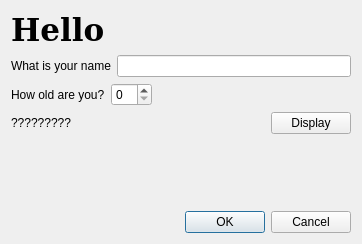
<?xml version="1.0" encoding="UTF-8"?>
<ui version="4.0">
 <class>Dialog</class>
 <widget class="QDialog" name="Dialog">
  <property name="geometry">
   <rect>
    <x>0</x>
    <y>0</y>
    <width>362</width>
    <height>244</height>
   </rect>
  </property>
  <property name="windowTitle">
   <string>Dialog</string>
  </property>
  <property name="toolTip">
   <string extracomment="2344555">&lt;!DOCTYPE HTML PUBLIC &quot;-//W3C//DTD HTML 4.0//EN&quot; &quot;http://www.w3.org/TR/REC-html40/strict.dtd&quot;&gt;
&lt;html&gt;&lt;head&gt;&lt;meta name=&quot;qrichtext&quot; content=&quot;1&quot; /&gt;&lt;style type=&quot;text/css&quot;&gt;
p, li { white-space: pre-wrap; }
&lt;/style&gt;&lt;/head&gt;&lt;body style=&quot; font-family:'Sans'; font-size:10pt; font-weight:400; font-style:normal;&quot;&gt;
&lt;p style=&quot; margin-top:0px; margin-bottom:0px; margin-left:0px; margin-right:0px; -qt-block-indent:0; text-indent:0px;&quot;&gt;hello is &lt;span style=&quot; font-weight:600;&quot;&gt;hello&lt;/span&gt;&lt;/p&gt;&lt;/body&gt;&lt;/html&gt;</string>
  </property>
  <property name="autoFillBackground">
   <bool>false</bool>
  </property>
  <layout class="QVBoxLayout" name="verticalLayout_2">
   <item>
    <layout class="QVBoxLayout" name="verticalLayout">
     <item>
      <layout class="QHBoxLayout" name="horizontalLayout_3"/>
     </item>
     <item>
      <widget class="QLabel" name="header">
       <property name="enabled">
        <bool>true</bool>
       </property>
       <property name="font">
        <font>
         <family>DejaVu Serif</family>
         <pointsize>23</pointsize>
         <weight>75</weight>
         <bold>true</bold>
        </font>
       </property>
       <property name="toolTip">
        <string>hello is hello</string>
       </property>
       <property name="layoutDirection">
        <enum>Qt::LeftToRight</enum>
       </property>
       <property name="styleSheet">
        <string>text-align:center</string>
       </property>
       <property name="text">
        <string>Hello</string>
       </property>
      </widget>
     </item>
     <item>
      <layout class="QHBoxLayout" name="horizontalLayout">
       <item>
        <widget class="QLabel" name="label">
         <property name="text">
          <string>What is your name</string>
         </property>
        </widget>
       </item>
       <item>
        <widget class="QLineEdit" name="nameEdit"/>
       </item>
      </layout>
     </item>
     <item>
      <layout class="QHBoxLayout" name="horizontalLayout_2">
       <item>
        <widget class="QLabel" name="label_2">
         <property name="text">
          <string>How old are you?</string>
         </property>
        </widget>
       </item>
       <item>
        <widget class="QSpinBox" name="agespinBox"/>
       </item>
       <item>
        <spacer name="horizontalSpacer">
         <property name="orientation">
          <enum>Qt::Horizontal</enum>
         </property>
         <property name="sizeHint" stdset="0">
          <size>
           <width>40</width>
           <height>20</height>
          </size>
         </property>
        </spacer>
       </item>
      </layout>
     </item>
     <item>
      <layout class="QHBoxLayout" name="horizontalLayout_4">
       <item>
        <widget class="QLabel" name="showname">
         <property name="text">
          <string>?????????</string>
         </property>
        </widget>
       </item>
       <item>
        <spacer name="horizontalSpacer_2">
         <property name="orientation">
          <enum>Qt::Horizontal</enum>
         </property>
         <property name="sizeHint" stdset="0">
          <size>
           <width>40</width>
           <height>20</height>
          </size>
         </property>
        </spacer>
       </item>
       <item>
        <widget class="QPushButton" name="displayButton">
         <property name="text">
          <string>Display</string>
         </property>
        </widget>
       </item>
      </layout>
     </item>
     <item>
      <spacer name="verticalSpacer">
       <property name="orientation">
        <enum>Qt::Vertical</enum>
       </property>
       <property name="sizeHint" stdset="0">
        <size>
         <width>20</width>
         <height>40</height>
        </size>
       </property>
      </spacer>
     </item>
     <item>
      <widget class="QDialogButtonBox" name="buttonBox">
       <property name="orientation">
        <enum>Qt::Horizontal</enum>
       </property>
       <property name="standardButtons">
        <set>QDialogButtonBox::Cancel|QDialogButtonBox::Ok</set>
       </property>
      </widget>
     </item>
    </layout>
   </item>
  </layout>
 </widget>
 <resources/>
 <connections>
  <connection>
   <sender>buttonBox</sender>
   <signal>accepted()</signal>
   <receiver>Dialog</receiver>
   <slot>accept()</slot>
   <hints>
    <hint type="sourcelabel">
     <x>248</x>
     <y>254</y>
    </hint>
    <hint type="destinationlabel">
     <x>157</x>
     <y>274</y>
    </hint>
   </hints>
  </connection>
  <connection>
   <sender>buttonBox</sender>
   <signal>rejected()</signal>
   <receiver>Dialog</receiver>
   <slot>reject()</slot>
   <hints>
    <hint type="sourcelabel">
     <x>316</x>
     <y>260</y>
    </hint>
    <hint type="destinationlabel">
     <x>286</x>
     <y>274</y>
    </hint>
   </hints>
  </connection>
  <connection>
   <sender>nameEdit</sender>
   <signal>textChanged(QString)</signal>
   <receiver>showname</receiver>
   <slot>setText(QString)</slot>
   <hints>
    <hint type="sourcelabel">
     <x>245</x>
     <y>76</y>
    </hint>
    <hint type="destinationlabel">
     <x>42</x>
     <y>147</y>
    </hint>
   </hints>
  </connection>
 </connections>
</ui>
